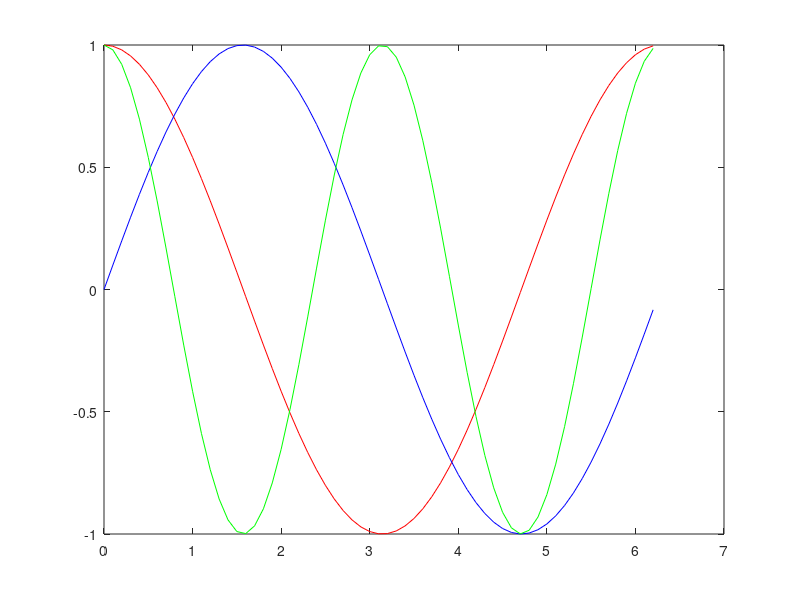

MATLAB code to generate this figure: (Note: this script raises an error after producing the figure.)
%Polynomials
%1
 p = [2,-5,0,8];
 x =2;
 y = polyval(p,x);
 
 %2 
 p= [1,-5,-17,21];
 roots(p);
 
 %Graphs
 %2
 x = 0 : .1 : 2*pi;
 f1 = cos(x);
 f2 = sin(x);
 f3 = cos(2*x);
 plot(x,f1,'color','r'); hold on;
 plot(x,f2,'color','b'); hold on;
 plot(x,f3,'color','g');
 
 %3-?????? don't know how to do this
  x = 0 : 1 : 50;
  f = maple('piecewise', 'mod(x,2) == 0', 'x/2', 'mod(x,2)==1', '3*x+1')
  plot(x,f);
  
  %4
  plot(fft(eye(17)))
  plot(fft(eye(17))); axis equal; axis square;
  plot(fft(eye(17))); axis equal; axis off;
  
  %5
  g= 1+ 1/(1+1/(1+1/(1+1/(1+1/(1+1)))));
  